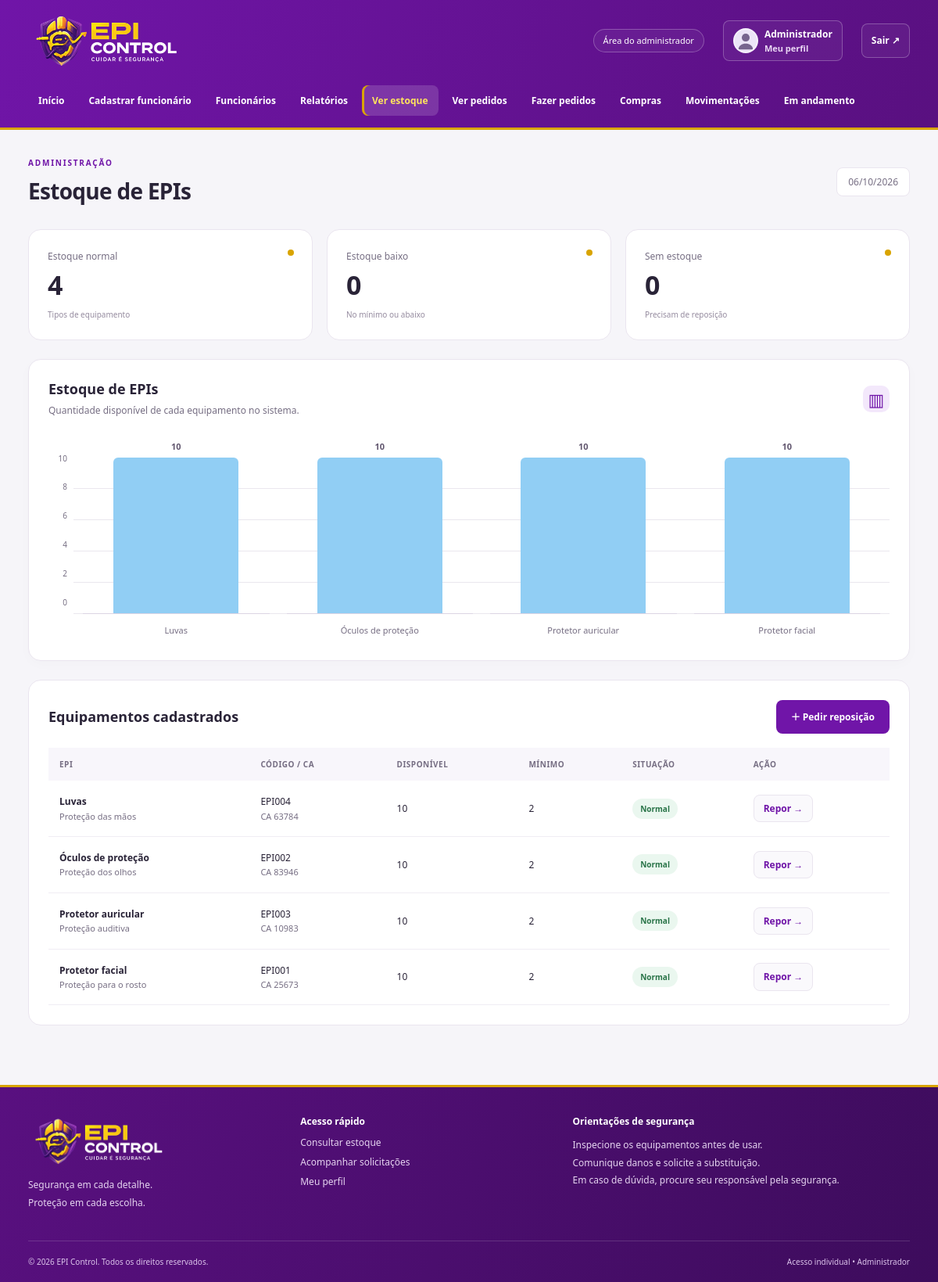
Screenshot of /estoque.php (signed in) with the database file from the repository.
### tables this page shows
CREATE TABLE `tb_funcionarios` (
  `id_funcionario` int(11) NOT NULL,
  `nome_completo` varchar(100) NOT NULL,
  `cpf` varchar(20) DEFAULT NULL,
  `cargo` varchar(100) DEFAULT NULL,
  `setor` varchar(100) DEFAULT NULL,
  `foto_url` varchar(255) DEFAULT NULL,
  `email` varchar(100) NOT NULL,
  `senha` varchar(255) NOT NULL,
  `nivel_acesso` varchar(30) NOT NULL DEFAULT 'Funcionario'
);

CREATE TABLE `tb_epis` (
  `id_epi` int(11) NOT NULL,
  `nome_epi` varchar(100) NOT NULL,
  `descricao` text DEFAULT NULL,
  `quantidade_estoque` int(11) NOT NULL DEFAULT 0,
  `estoque_minimo` int(11) NOT NULL DEFAULT 0,
  `validade` int(11) DEFAULT NULL,
  `codigo` varchar(50) DEFAULT NULL,
  `ca` varchar(50) DEFAULT NULL
);

### app/Controllers/AppController.php (called while the page is built, shortened)
<?php
class AppController
{
    private array $user;
    private bool $admin;
    private string $page;
    public function handle(string $page): void {
        $this->page = $page;
        try {
            $this->model = new EpiModel(conectar());
            $this->user = $this->model->user((int)$_SESSION['id_funcionario']) ?? [];
            $this->admin = $this->user['nivel_acesso'] === 'Administrador';
            $data = ['error'=>$error ?? null,'title'=>$this->titles()[$page] ?? 'EPI Control'];
            if (in_array($page,['home','homefunc','estoque','solicitar','adicionarepi','fazerpedidos'],true)) $data['epis'] = $this->model->epis();
            $views = ['home'=>'dashboard','homefunc'=>'dashboard','andamento'=>'requests','pedidos'=>'requests','minhassolicitacoes'=>'requests','cadastro'=>'person-form','editarfunc'=>'person-form','perfil'=>'person-form','funcionarios'=>'employees','informacoes'=>'equipment','meuepi'=>'equipment','adicionarepi'=>'order-form','solicitar'=>'order-form','fazerpedidos'=>'order-form','estoque'=>'stock','compras'=>'purchases','movimentacoes'=>'history','relatorios'=>'reports','excluirfunc'=>'delete'];
            $this->page = $page;
            $this->render($views[$page] ?? 'message',$data);
        } catch (Throwable $e) {
            error_log((string)$e);
            http_response_code(503);
            $title = 'Sistema indisponível'; $message = 'Confira se o MySQL está iniciado e se o banco tcc foi configurado a partir de database/tcc.sql.';
            require __DIR__ . '/../Views/unavailable.php';
        }
    }
    private function titles(): array { return ['home'=>'Visão geral','homefunc'=>'Meu painel','cadastro'=>'Cadastrar funcionário','funcionarios'=>'Funcionários','editarfunc'=>'Editar funcionário','informacoes'=>'Informações do funcionário','excluirfunc'=>'Excluir funcionário','adicionarepi'=>'Entregar EPI','relatorios'=>'Relatórios','estoque'=>'Estoque de EPIs','pedidos'=>'Solicitações dos funcionários','fazerpedidos'=>'Novo pedido de compra','compras'=>'Compras','movimentacoes'=>'Movimentações','andamento'=>'Em andamento','meuepi'=>'Meu EPI','solicitar'=>'Solicitar EPI','minhassolicitacoes'=>'Minhas solicitações','perfil'=>'Meu perfil']; }
    private function render(string $view, array $data): void {
        extract($data);
        $user = $this->user; $admin = $this->admin; $page = $this->page;
        require __DIR__ . '/../../templates/header.php';
        require __DIR__ . '/../Views/' . $view . '.php';
        require __DIR__ . '/../../templates/footer.php';
    }
}

### app/dispatch.php (called while the page is built)
<?php
require_once __DIR__ . '/bootstrap.php';
require_once __DIR__ . '/Controllers/AppController.php';
(new AppController())->handle($route);

### estoque.php (called while the page is built)
<?php
$route = 'estoque';
require __DIR__ . '/app/dispatch.php';

### config/conexao.php (called while the page is built, shortened)
<?php
function conectar(): mysqli
{
    $ports = getenv('DB_PORT') ? [(int) getenv('DB_PORT')] : [3306, 3307];
    foreach ($ports as $port) {
        try {
            $db = new mysqli(getenv('DB_HOST') ?: '127.0.0.1', getenv('DB_USER') ?: 'root', getenv('DB_PASSWORD') ?: '', getenv('DB_NAME') ?: 'tcc', $port);
            $db->set_charset('utf8mb4');
            $db->query("SET time_zone = '-03:00'");
            $db->query("SET time_zone = '-03:00'");
            return $db;
        } catch (mysqli_sql_exception $e) { $lastError = $e; }
    }
    throw new RuntimeException('Banco indisponível. Inicie o MySQL no XAMPP e confira a configuração.', 0, $lastError);
}

### app/Models/EpiModel.php (called while the page is built, shortened)
<?php
class EpiModel
{
    public function run(string $sql, array $params = []): mysqli_stmt {
        $stmt = $this->db->prepare($sql);
        if ($params) {
            $types = implode('', array_map(fn($p) => is_int($p) ? 'i' : 's', $params));
            $stmt->bind_param($types, ...$params);
        }
        $stmt->execute();
        return $stmt;
    }
    public function all(string $sql, array $params = []): array { return $this->run($sql, $params)->get_result()->fetch_all(MYSQLI_ASSOC); }
    public function one(string $sql, array $params = []): ?array { return $this->all($sql, $params)[0] ?? null; }
    public function user(int $id): ?array { return $this->one('SELECT * FROM tb_funcionarios WHERE id_funcionario=?', [$id]); }
    public function epis(): array { return $this->all('SELECT * FROM tb_epis ORDER BY nome_epi'); }
}

### app/bootstrap.php (called while the page is built, shortened)
<?php
require_once __DIR__ . '/../config/conexao.php';
require_once __DIR__ . '/Models/EpiModel.php';
function e($value): string { return htmlspecialchars((string) ($value ?? ''), ENT_QUOTES | ENT_SUBSTITUTE, 'UTF-8'); }
function avatar(array $person): string {
    return in_array($person['foto_url'] ?? '', ['img/boy.png', 'img/woman.png'], true) ? $person['foto_url'] : 'img/avatar.svg';
}

### app/Views/stock.php (the view)
<?php $normal=count(array_filter($epis,fn($e)=>$e['quantidade_estoque']>$e['estoque_minimo'])); $zero=count(array_filter($epis,fn($e)=>$e['quantidade_estoque']==0)); ?>
<div class="stats-grid three"><article class="stat"><span>Estoque normal</span><strong><?= $normal ?></strong><small>Tipos de equipamento</small></article><article class="stat"><span>Estoque baixo</span><strong><?= count($epis)-$normal-$zero ?></strong><small>No mínimo ou abaixo</small></article><article class="stat"><span>Sem estoque</span><strong><?= $zero ?></strong><small>Precisam de reposição</small></article></div>
<section class="card analytics-card"><div class="section-heading"><div><h2>Estoque de EPIs</h2><p>Quantidade disponível de cada equipamento no sistema.</p></div><span class="chart-symbol" aria-hidden="true">▥</span></div><?php $chartItems=array_map(fn($epi)=>['label'=>$epi['nome_epi'],'value'=>(int)$epi['quantidade_estoque']],$epis); require __DIR__.'/vertical-chart.php'; ?></section>
<section class="card"><div class="section-heading"><h2>Equipamentos cadastrados</h2><a class="button" href="fazerpedidos.php">＋ Pedir reposição</a></div><div class="table-wrap"><table><thead><tr><th>EPI</th><th>Código / CA</th><th>Disponível</th><th>Mínimo</th><th>Situação</th><th>Ação</th></tr></thead><tbody><?php foreach($epis as $epi): $zero=$epi['quantidade_estoque']==0; $low=$epi['quantidade_estoque']<=$epi['estoque_minimo']; ?><tr><td><strong><?= e($epi['nome_epi']) ?></strong><small><?= e($epi['descricao']) ?></small></td><td><?= e($epi['codigo']) ?><small>CA <?= e($epi['ca']?:'não informado') ?></small></td><td><?= (int)$epi['quantidade_estoque'] ?></td><td><?= (int)$epi['estoque_minimo'] ?></td><td><span class="badge <?= $zero?'danger':($low?'warning':'success') ?>"><?= $zero?'Sem estoque':($low?'Estoque baixo':'Normal') ?></span></td><td><a href="fazerpedidos.php?id_epi=<?= (int)$epi['id_epi'] ?>">Repor →</a></td></tr><?php endforeach; if(!$epis): ?><tr><td colspan="6" class="empty">Nenhum EPI cadastrado.</td></tr><?php endif ?></tbody></table></div></section>

### templates/header.php (shortened to what this page needs)
<?php
$navigation = $admin ? ['home'=>'Início','cadastro'=>'Cadastrar funcionário','funcionarios'=>'Funcionários','relatorios'=>'Relatórios','estoque'=>'Ver estoque','pedidos'=>'Ver pedidos','fazerpedidos'=>'Fazer pedidos','compras'=>'Compras','movimentacoes'=>'Movimentações','andamento'=>'Em andamento'] : ['homefunc'=>'Início','meuepi'=>'Meu EPI','solicitar'=>'Solicitar EPI','minhassolicitacoes'=>'Minhas solicitações'];
?>
<!doctype html><html lang="pt-BR"><head><link rel="stylesheet" href="css/app.css?v=<?= filemtime(__DIR__.'/../css/app.css') ?>"></head>
<body><a class="skip-link" href="#conteudo">Pular para o conteúdo</a><header class="site-header"><div class="header-top container"><a class="brand" href="<?= $admin?'home.php':'homefunc.php' ?>"><img class="brand-logo" src="img/logohome.png" alt="EPI Control — Cuidar é segurança"></a><div class="header-actions"><span class="role-label"><?= $admin?'Área do administrador':'Área do funcionário' ?></span><a class="profile-link" href="perfil.php"><img src="<?= e(avatar($user)) ?>" alt="Foto de <?= e($user['nome_completo']) ?>"><span><strong><?= e($user['nome_completo']) ?></strong><small>Meu perfil</small></span></a><form method="post" action="logout.php"><?= csrf() ?><button class="text-button" type="submit">Sair ↗</button></form></div></div><nav class="main-nav container" aria-label="Navegação principal"><?php foreach($navigation as $url=>$label): ?><a href="<?= e($url) ?>.php" <?= $page===$url?'class="active" aria-current="page"':'' ?>><?= e($label) ?></a><?php endforeach ?></nav></header>
<main id="conteudo" class="container main-content"><div class="page-heading"><div><span class="eyebrow"><?= $admin?'ADMINISTRAÇÃO':'MINHA SEGURANÇA' ?></span><h1><?= e($title) ?></h1></div><span class="today"><?= date('d/m/Y') ?></span></div>

### app/Views/vertical-chart.php
<?php
$chartMax=max(1,...array_column($chartItems,'value'));
$chartStep=max(1,(int)ceil($chartMax/5));
$chartCeiling=$chartStep*5;
?>
<?php if(!$chartItems): ?><p class="empty">Ainda não há dados para exibir.</p><?php else: ?>
<div class="column-chart-scroll"><div class="column-chart" style="--columns:<?= count($chartItems) ?>">
<div class="chart-axis" aria-hidden="true"><?php for($tick=5;$tick>=0;$tick--): ?><span><?= $tick*$chartStep ?></span><?php endfor ?></div>
<div class="chart-columns">
<?php foreach($chartItems as $item): ?><div class="chart-column"><div class="column-area"><div class="column-bar" style="height:<?= 100*$item['value']/$chartCeiling ?>%;--bar-color:<?= e($item['color']??'#91cef4') ?>"><span><?= (int)$item['value'] ?></span></div></div><span class="column-label"><?= e($item['label']) ?></span></div><?php endforeach ?>
</div></div></div>
<?php endif ?>

### rows the page displays
tb_funcionarios: nome_completo "Administrador", nivel_acesso "Início", nivel_acesso "Cadastrar funcionário", nivel_acesso "Funcionários", nivel_acesso "Relatórios", nivel_acesso "Ver estoque", nivel_acesso "Ver pedidos", nivel_acesso "Fazer pedidos", nivel_acesso "Compras", nivel_acesso "Movimentações", nivel_acesso "Em andamento"
tb_epis: quantidade_estoque "10", nome_epi "Luvas", descricao "Proteção das mãos", codigo "EPI004", ca "63784", estoque_minimo "2", shows "Normal"
tb_epis: quantidade_estoque "10", nome_epi "Óculos de proteção", descricao "Proteção dos olhos", codigo "EPI002", ca "83946", estoque_minimo "2", shows "Normal"
tb_epis: quantidade_estoque "10", nome_epi "Protetor auricular", descricao "Proteção auditiva", codigo "EPI003", ca "10983", estoque_minimo "2", shows "Normal"
tb_epis: quantidade_estoque "10", nome_epi "Protetor facial", descricao "Proteção para o rosto", codigo "EPI001", ca "25673", estoque_minimo "2", shows "Normal"

### other values shown
$title "Estoque de EPIs"
$normal "4"
count($epis)-$normal-$zero "0"
$zero "0"
$tick*$chartStep "10"
$tick*$chartStep "8"
$tick*$chartStep "6"
$tick*$chartStep "4"
$tick*$chartStep "2"
$tick*$chartStep "0"
